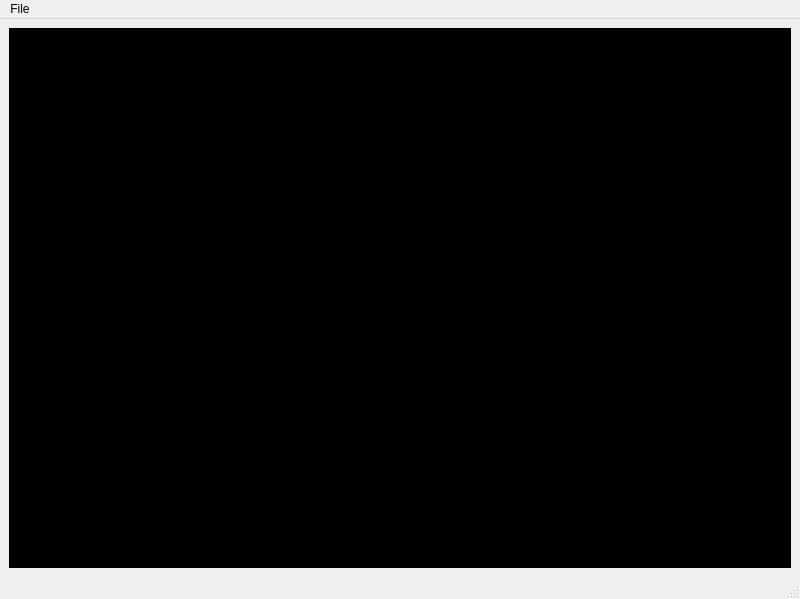
<?xml version="1.0" encoding="UTF-8"?>
<ui version="4.0">
 <class>MainWindow</class>
 <widget class="QMainWindow" name="MainWindow">
  <property name="geometry">
   <rect>
    <x>0</x>
    <y>0</y>
    <width>800</width>
    <height>599</height>
   </rect>
  </property>
  <property name="windowTitle">
   <string>MainWindow</string>
  </property>
  <widget class="QWidget" name="centralwidget">
   <layout class="QGridLayout" name="gridLayout">
    <item row="0" column="0">
     <widget class="WalkmeshRenderer" name="renderArea" native="true">
      <property name="sizePolicy">
       <sizepolicy hsizetype="MinimumExpanding" vsizetype="MinimumExpanding">
        <horstretch>0</horstretch>
        <verstretch>0</verstretch>
       </sizepolicy>
      </property>
      <property name="mouseTracking">
       <bool>true</bool>
      </property>
      <property name="focusPolicy">
       <enum>Qt::StrongFocus</enum>
      </property>
      <property name="contextMenuPolicy">
       <enum>Qt::CustomContextMenu</enum>
      </property>
      <property name="styleSheet">
       <string notr="true">background: black;</string>
      </property>
     </widget>
    </item>
   </layout>
  </widget>
  <widget class="QMenuBar" name="menubar">
   <property name="geometry">
    <rect>
     <x>0</x>
     <y>0</y>
     <width>800</width>
     <height>22</height>
    </rect>
   </property>
   <widget class="QMenu" name="menuFile">
    <property name="title">
     <string>File</string>
    </property>
    <addaction name="actionNew"/>
    <addaction name="actionOpen"/>
    <addaction name="actionSave"/>
    <addaction name="actionSaveAs"/>
    <addaction name="separator"/>
    <addaction name="actionLoadWalkmesh"/>
    <addaction name="separator"/>
    <addaction name="actionExit"/>
   </widget>
   <addaction name="menuFile"/>
  </widget>
  <widget class="QStatusBar" name="statusbar"/>
  <action name="actionNew">
   <property name="text">
    <string>New</string>
   </property>
  </action>
  <action name="actionOpen">
   <property name="text">
    <string>Open</string>
   </property>
  </action>
  <action name="actionSave">
   <property name="text">
    <string>Save</string>
   </property>
  </action>
  <action name="actionSaveAs">
   <property name="text">
    <string>Save As</string>
   </property>
  </action>
  <action name="actionExit">
   <property name="text">
    <string>Exit</string>
   </property>
  </action>
  <action name="actionLoadWalkmesh">
   <property name="text">
    <string>Load Walkmesh</string>
   </property>
  </action>
 </widget>
 <customwidgets>
  <customwidget>
   <class>WalkmeshRenderer</class>
   <extends>QWidget</extends>
   <header location="global">toolset.gui.widgets.renderer.walkmesh</header>
   <container>1</container>
  </customwidget>
 </customwidgets>
 <resources/>
 <connections/>
</ui>
